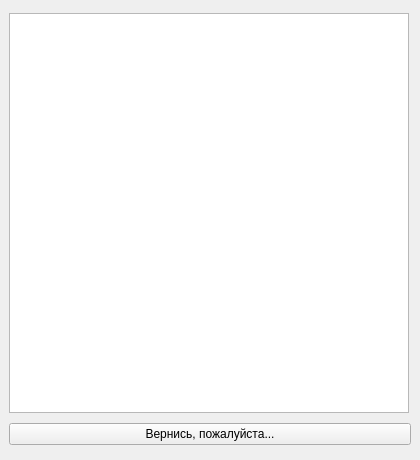
<?xml version="1.0" encoding="UTF-8"?>
<ui version="4.0">
 <class>MainWindow</class>
 <widget class="QMainWindow" name="MainWindow">
  <property name="geometry">
   <rect>
    <x>0</x>
    <y>0</y>
    <width>420</width>
    <height>460</height>
   </rect>
  </property>
  <property name="windowTitle">
   <string>MainWindow</string>
  </property>
  <widget class="QWidget" name="centralwidget">
   <layout class="QVBoxLayout" name="verticalLayout">
    <item>
     <widget class="QGraphicsView" name="graphicsView">
      <property name="sizePolicy">
       <sizepolicy hsizetype="Fixed" vsizetype="Fixed">
        <horstretch>0</horstretch>
        <verstretch>0</verstretch>
       </sizepolicy>
      </property>
      <property name="minimumSize">
       <size>
        <width>400</width>
        <height>400</height>
       </size>
      </property>
     </widget>
    </item>
    <item>
     <widget class="QPushButton" name="pushButton">
      <property name="text">
       <string>Вернись, пожалуйста...</string>
      </property>
     </widget>
    </item>
   </layout>
  </widget>
 </widget>
 <resources/>
 <connections/>
</ui>
